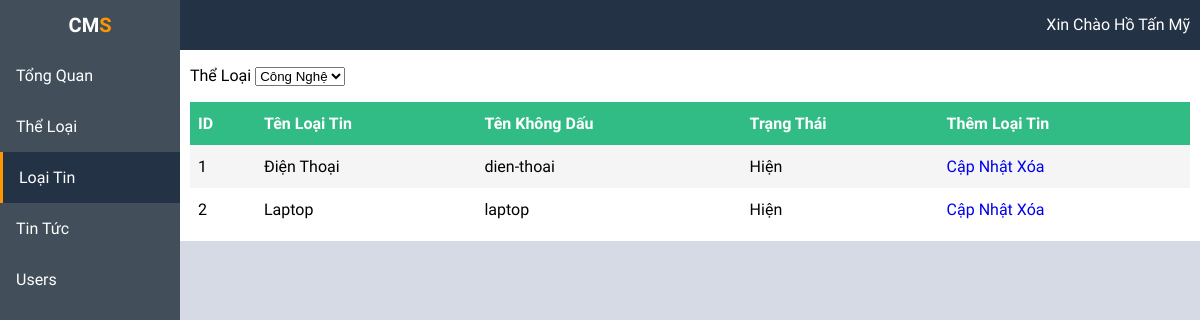
/admin/index.php?k=lt (signed in), run on the app's committed database.
### tables this page shows
CREATE TABLE `loaitin` (
  `idLT` int(11) NOT NULL,
  `Ten` varchar(100) NOT NULL DEFAULT '',
  `Ten_KhongDau` varchar(100) DEFAULT NULL,
  `ThuTu` tinyint(11) NOT NULL DEFAULT '0',
  `AnHien` tinyint(1) NOT NULL DEFAULT '1',
  `idTL` int(11) NOT NULL DEFAULT '1'
);

### admin/libs/loaitin.php (the view, shortened to what this page needs)
<form action="" method="get" name="form1">
	<p>
		<label for="theloai">Thể Loại</label>
		<select name="idTL" id="idTL" onchange="form1.submit()">
			<?php
				$query = mysqli_query($conn, "SELECT * FROM theloai ORDER BY ThuTu");
				$i = 1;
				while($row = mysqli_fetch_array($query)){
					if($i==1){
						$idTL = $row['idTL'];
						$i=0;
					}
			?>
				<option value="<?php echo $row['idTL']; ?>" <?php if(isset($_GET['idTL'])&&$_GET['idTL']==$row['idTL']){
				} ?>><?php echo $row['TenTL']; ?></option>
			<?php } ?>
		</select>
	</p>
</form>
<div class="container">
	<table>
		<thead>
			<tr>
				<th>ID</th>
				<th>Tên Loại Tin</th>
				<th>Tên Không Dấu</th>
				<th>Trạng Thái</th>
				<th><a href="index.php?k=ltt&idTL=<?php echo $idTL; ?>">Thêm Loại Tin</a></th>
			</tr>
		</thead>
		<tbody>
			<?php
				$query = mysqli_query($conn, "SELECT * FROM loaitin WHERE idTL={$idTL} ORDER BY ThuTu");
				while($row = mysqli_fetch_array($query)){
			?>
			<tr>
				<td><?php echo $row['idLT']; ?></td>
				<td><?php echo $row['Ten']; ?></td>
				<td><?php echo $row['Ten_KhongDau']; ?></td>
				<td><?php if($row['AnHien']) echo "Hiện"; else echo "Ẩn"; ?></td>
				<td>
					<a href="index.php?k=lts&idLT=<?php echo $row['idLT']; ?>">Cập Nhật</a>
					<a href="libs/process.php&idLT=<?php echo $row['idLT']; ?>" onclick="return confirm('Bạn có chắc xóa loại tin này chứ?')">Xóa</a>
				</td>
			</tr>
			<?php } ?>
		</tbody>
	</table>
</div>

### admin/css/style.css (style rules this page uses)
body { margin: 0; padding: 0; font-family: 'Saira', sans-serif; background: #d5dae5; width: 100%; }
a { outline: none; }
table { border-collapse: collapse; width: 100%; background: #fff; }
td, th { padding: 0.75em 0.5em; text-align: left; }
td a, th a, tr a { text-decoration: none; }
th a { color: #fff; }
th { background-color: #31bc86; font-weight: bold; color: #fff; white-space: nowrap; }
tbody tr:nth-child(2n-1) { background: #f5f5f5; transition: all .125s ease-in-out; }

### data on the page
loaitin: idLT "1", Ten "Điện Thoại", Ten_KhongDau "dien-thoai", AnHien "Hiện"
loaitin: idLT "2", Ten "Laptop", Ten_KhongDau "laptop", AnHien "Hiện"

### other printed values
$_SESSION['hoten'] "Hồ Tấn Mỹ"
form field idTL "Công Nghệ"
